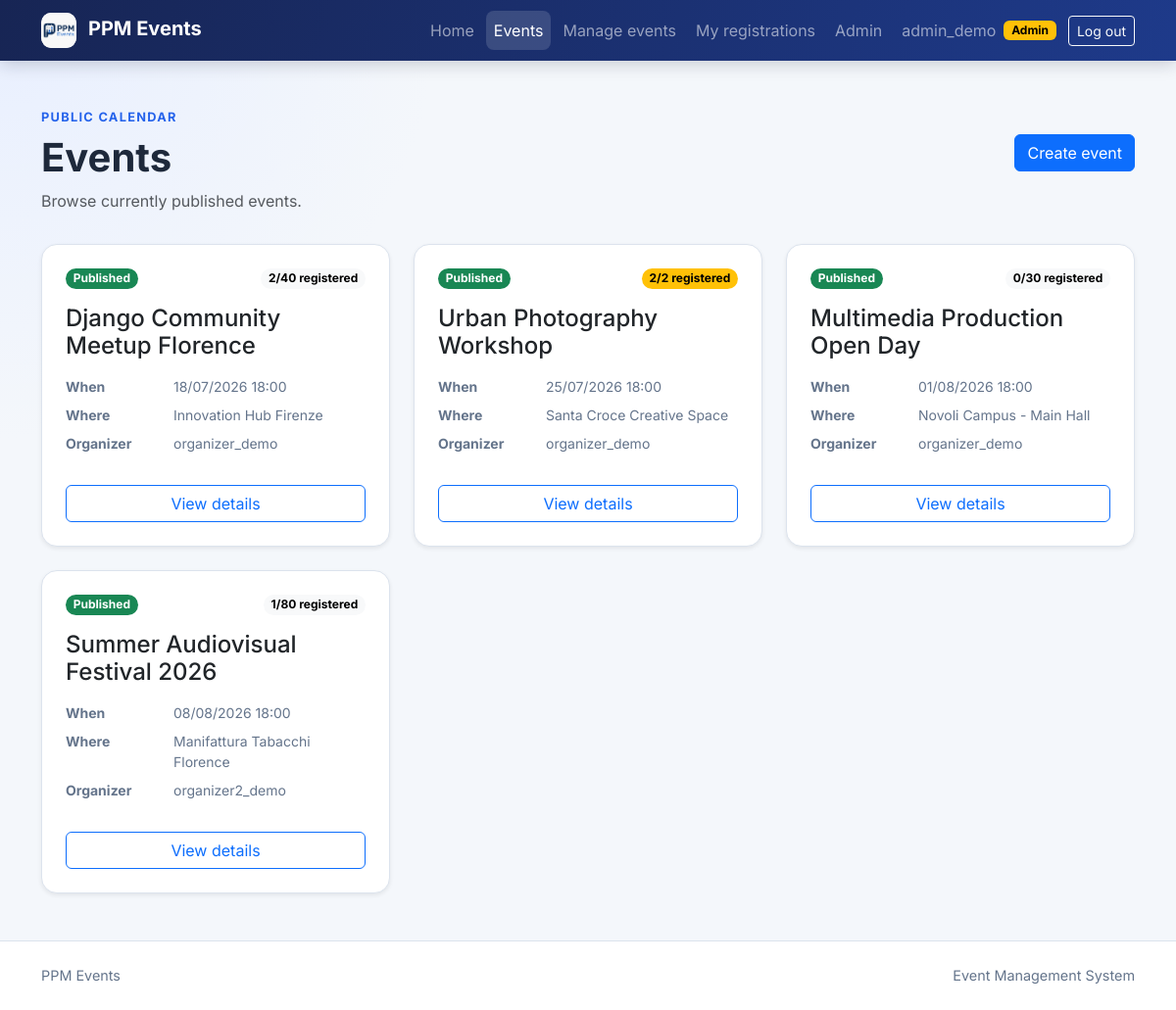
The page /events/ (signed in) on the database its author committed.
### events/models.py (models this page shows, shortened)
class Event(models.Model):
    class Status(models.TextChoices):
        DRAFT = "draft", "Draft"
        PUBLISHED = "published", "Published"
        CANCELLED = "cancelled", "Cancelled"
    organizer = models.ForeignKey(
        settings.AUTH_USER_MODEL,
        on_delete=models.CASCADE,
        related_name="organized_events",
    )
    title = models.CharField(max_length=200)
    description = models.TextField()
    starts_at = models.DateTimeField()
    ends_at = models.DateTimeField()
    location = models.CharField(max_length=255)
    capacity = models.PositiveIntegerField(
        validators=[MinValueValidator(1)],
    )
    status = models.CharField(
        max_length=20,
        choices=Status.choices,
        default=Status.DRAFT,
    )
    created_at = models.DateTimeField(auto_now_add=True)
    updated_at = models.DateTimeField(auto_now=True)
    objects = EventQuerySet.as_manager()
    class Meta:
        ordering = ["starts_at", "title"]
        constraints = [
            models.CheckConstraint(
                condition=Q(capacity__gte=1),
                name="event_capacity_at_least_one",
            ),
            models.CheckConstraint(
                condition=Q(ends_at__gt=F("starts_at")),
                name="event_ends_after_start",
            ),
        ]
        indexes = [
            models.Index(fields=["status", "starts_at"]),
            models.Index(fields=["organizer", "starts_at"]),
        ]
    def get_absolute_url(self):
        return reverse("events:detail", kwargs={"pk": self.pk})

### events/views.py (the view)
# urls.py: path("events/", EventListView.as_view(), name="list"),
class EventListView(ListView):
    model = Event
    template_name = "events/event_list.html"
    context_object_name = "events"
    def get_queryset(self):
        return (
            Event.objects.public()
            .select_related("organizer")
            .annotate(registration_count=Count("registrations"))
        )

### accounts/context_processors.py (called while the page is built)
def roles(request):
    return {
        "user_is_attendee": is_attendee(request.user),
        "user_is_organizer": is_organizer(request.user),
    }

### accounts/roles.py (called while the page is built)
def get_user_roles(user):
    if not user.is_authenticated:
        return frozenset()
    if not hasattr(user, "_ppm_role_names"):
        user._ppm_role_names = frozenset(
            user.groups.values_list("name", flat=True)
        )
    return user._ppm_role_names

def user_has_role(user, role):
    return role.value in get_user_roles(user)

def is_admin(user):
    return user.is_authenticated and user.is_staff

def is_attendee(user):
    return (
        user_has_role(user, Role.ATTENDEE)
        or user_has_role(user, Role.ORGANIZER)
        or is_admin(user)
    )

def is_organizer(user):
    return user_has_role(user, Role.ORGANIZER) or is_admin(user)

### events/models.py (called while the page is built)
    def public(self):
        return self.filter(status=Event.Status.PUBLISHED)

### templates/events/event_list.html (shortened to what this page needs)
{% extends "base.html" %}
{% block content %}
<header class="page-header">
    <p class="page-kicker mb-2">Public calendar</p>
    <div class="d-flex flex-column flex-sm-row justify-content-between gap-3">
        <div>
            <h1 class="display-6 fw-bold mb-2">Events</h1>
            <p class="text-body-secondary mb-0">
                Browse currently published events.
            </p>
        </div>
        {% if user_is_organizer %}
            <div class="page-actions">
                <a class="btn btn-primary" href="{% url 'events:create' %}">
                    Create event
                </a>
            </div>
        {% endif %}
    </div>
</header>
{% if events %}
    <div class="row g-4">
        {% for event in events %}
            <div class="col-md-6 col-xl-4">
                <article class="card event-card h-100 shadow-sm">
                    <div class="card-body d-flex flex-column p-4">
                        <div class="d-flex justify-content-between gap-2 mb-3">
                            {% include "includes/event_status_badge.html" %}
                            <span class="badge rounded-pill {% if event.registration_count >= event.capacity %}text-bg-warning{% else %}text-bg-light{% endif %}">
                                {{ event.registration_count }}/{{ event.capacity }}
                                registered
                            </span>
                        </div>
                        <h2 class="h4 card-title mb-3">{{ event.title }}</h2>
                        <dl class="row event-meta small mb-4">
                            <dt class="col-4">When</dt>
                            <dd class="col-8">
                                {{ event.starts_at|date:"d/m/Y H:i" }}
                            </dd>
                            <dt class="col-4">Where</dt>
                            <dd class="col-8">{{ event.location }}</dd>
                            <dt class="col-4">Organizer</dt>
                            <dd class="col-8">
                                {{ event.organizer.get_username }}
                            </dd>
                        </dl>
                        <a
                            class="btn btn-outline-primary mt-auto stretched-link"
                            href="{{ event.get_absolute_url }}"
                            aria-label="View details for {{ event.title }}"
                        >
                            View details
                        </a>
                    </div>
                </article>
            </div>
        {% endfor %}
    </div>
{% else %}
    {% include "includes/empty_state.html" with title="No events available" description="There are no published events at the moment. Check back later for new events." %}
{% endif %}
{% endblock %}

### templates/includes/navbar.html (shortened to what this page needs)
{% load static %}
<nav class="navbar navbar-expand-lg navbar-dark site-navbar sticky-top">
    <div class="container">
        <a class="navbar-brand fw-bold" href="{% url 'events:home' %}">
            <span class="brand-logo-wrap" aria-hidden="true">
                <img
                    class="brand-logo"
                    src="{% static 'img/ppm-events-logo.png' %}"
                    alt=""
                >
            </span>
            PPM Events
        </a>
        <div class="collapse navbar-collapse" id="mainNavigation">
            <ul class="navbar-nav ms-auto align-items-lg-center gap-lg-1">
                <li class="nav-item">
                    <a
                        class="nav-link{% if request.resolver_match.url_name == 'home' %} active{% endif %}"
                        href="{% url 'events:home' %}"
                    >
                        Home
                    </a>
                </li>
                <li class="nav-item">
                    <a
                        class="nav-link{% if request.resolver_match.url_name == 'list' or request.resolver_match.url_name == 'detail' %} active{% endif %}"
                        href="{% url 'events:list' %}"
                        {% if request.resolver_match.url_name == "list" or request.resolver_match.url_name == "detail" %}aria-current="page"{% endif %}
                    >
                        Events
                    </a>
                </li>
                {% if user_is_organizer %}
                    <li class="nav-item">
                        <a
                            class="nav-link"
                            href="{% url 'events:my_events' %}"
                        >
                            Manage events
                        </a>
                    </li>
                {% endif %}
                {% if user_is_attendee %}
                    <li class="nav-item">
                        <a
                            class="nav-link{% if request.resolver_match.url_name == 'my_registrations' %} active{% endif %}"
                            href="{% url 'events:my_registrations' %}"
                        >
                            My registrations
                        </a>
                    </li>
                {% endif %}
                {% if user.is_staff %}
                    <li class="nav-item">
                        <a class="nav-link" href="{% url 'admin:index' %}">
                            Admin
                        </a>
                    </li>
                {% endif %}
                {% if user.is_authenticated %}
                    <li class="nav-item ms-lg-2">
                        <span class="navbar-text user-chip">
                            <span class="user-name">{{ user.get_username }}</span>
                            {% if user.is_superuser %}
                                <span class="badge text-bg-warning">Admin</span>
                            {% elif user_is_organizer %}
                                <span class="badge text-bg-primary">Organizer</span>
                            {% elif user_is_attendee %}
                                <span class="badge text-bg-info">Attendee</span>
                            {% endif %}
                        </span>
                    </li>
                    <li class="nav-item">
                        <form method="post" action="{% url 'accounts:logout' %}">
                            <button class="btn btn-outline-light btn-sm ms-lg-2" type="submit">
                                Log out
                            </button>
                        </form>
                    </li>
                {% endif %}
            </ul>
        </div>
    </div>
</nav>

### templates/includes/event_status_badge.html
{% if event.status == "published" %}
    <span class="badge rounded-pill text-bg-success">Published</span>
{% elif event.status == "cancelled" %}
    <span class="badge rounded-pill text-bg-danger">Cancelled</span>
{% else %}
    <span class="badge rounded-pill text-bg-secondary">Draft</span>
{% endif %}

### static/css/styles.css (style rules this page uses)
:root { --ppm-navy: #172554; --ppm-blue: #2563eb; --ppm-blue-dark: #1d4ed8; --ppm-surface: #ffffff; --ppm-background: #f4f7fb; --ppm-border: #dce3ed; --ppm-muted: #64748b; }
html { scroll-behavior: smooth; }
body { min-height: 100vh; display: flex; flex-direction: column; color: #1e293b; font-family: "Inter", system-ui, -apple-system, BlinkMacSystemFont, "Segoe UI", sans-serif; background: radial-gradient(circle at top left, #e8efff 0, transparent 28rem), var(--ppm-background); }
a { text-underline-offset: 0.18em; }
.site-navbar { background: linear-gradient(110deg, var(--ppm-navy), #1e3a8a); box-shadow: 0 0.25rem 1rem rgba(15, 23, 42, 0.18); }
.brand-logo-wrap { display: inline-flex; width: 2.25rem; height: 2.25rem; margin-right: 0.45rem; align-items: center; justify-content: center; background: #fff; border-radius: 0.65rem; overflow: hidden; vertical-align: middle; }
.brand-logo { width: 100%; height: 100%; object-fit: contain; }
.navbar .nav-link { border-radius: 0.5rem; }
.navbar .nav-link.active { background: rgba(255, 255, 255, 0.14); }
.user-chip { display: inline-flex; max-width: 100%; gap: 0.5rem; align-items: center; }
.user-name, .attendee-username { overflow-wrap: anywhere; }
.btn { transition: color 160ms ease, background-color 160ms ease, border-color 160ms ease, box-shadow 160ms ease, transform 160ms ease; }
.page-header { margin-bottom: 2rem; }
.page-kicker { color: var(--ppm-blue); font-size: 0.8rem; font-weight: 700; letter-spacing: 0.1em; text-transform: uppercase; }
.card { border-color: var(--ppm-border); border-radius: 1rem; }
.event-card { transition: border-color 160ms ease, transform 160ms ease, box-shadow 160ms ease; }
.event-meta { color: var(--ppm-muted); }

### rows shown on the page
Event: status "Published", registration_count "2", capacity "40", title "Django Community Meetup Florence", starts_at "18/07/2026 18:00", location "Innovation Hub Firenze", organizer.get_username "organizer_demo"
Event: status "Published", registration_count "2", capacity "2", title "Urban Photography Workshop", starts_at "25/07/2026 18:00", location "Santa Croce Creative Space", organizer.get_username "organizer_demo"
Event: status "Published", registration_count "0", capacity "30", title "Multimedia Production Open Day", starts_at "01/08/2026 18:00", location "Novoli Campus - Main Hall", organizer.get_username "organizer_demo"
Event: status "Published", registration_count "1", capacity "80", title "Summer Audiovisual Festival 2026", starts_at "08/08/2026 18:00", location "Manifattura Tabacchi Florence", organizer.get_username "organizer2_demo"

### other values the page prints
{{ user.get_username }} "admin_demo"
